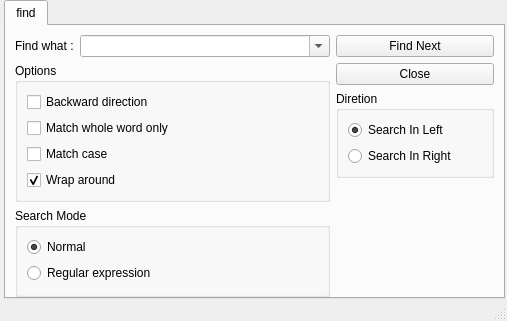
<?xml version="1.0" encoding="UTF-8"?>
<ui version="4.0">
 <class>FindCmpWin</class>
 <widget class="QMainWindow" name="FindCmpWin">
  <property name="geometry">
   <rect>
    <x>0</x>
    <y>0</y>
    <width>507</width>
    <height>279</height>
   </rect>
  </property>
  <property name="maximumSize">
   <size>
    <width>610</width>
    <height>360</height>
   </size>
  </property>
  <property name="windowTitle">
   <string>Find text window</string>
  </property>
  <property name="windowIcon">
   <iconset resource="RealCompare.qrc">
    <normaloff>:/Resources/img/main.png</normaloff>:/Resources/img/main.png</iconset>
  </property>
  <widget class="QWidget" name="centralwidget">
   <layout class="QGridLayout" name="gridLayout_2">
    <property name="leftMargin">
     <number>4</number>
    </property>
    <property name="topMargin">
     <number>0</number>
    </property>
    <property name="rightMargin">
     <number>2</number>
    </property>
    <property name="bottomMargin">
     <number>0</number>
    </property>
    <property name="spacing">
     <number>1</number>
    </property>
    <item row="0" column="0">
     <widget class="QTabWidget" name="findinfilesTab">
      <property name="currentIndex">
       <number>0</number>
      </property>
      <widget class="QWidget" name="tab_find">
       <attribute name="title">
        <string>find</string>
       </attribute>
       <layout class="QHBoxLayout" name="horizontalLayout_3">
        <property name="bottomMargin">
         <number>0</number>
        </property>
        <item>
         <layout class="QVBoxLayout" name="verticalLayout_3">
          <item>
           <layout class="QHBoxLayout" name="horizontalLayout">
            <item>
             <widget class="QLabel" name="label">
              <property name="text">
               <string>Find what :</string>
              </property>
             </widget>
            </item>
            <item>
             <widget class="QComboBox" name="findComboBox">
              <property name="minimumSize">
               <size>
                <width>250</width>
                <height>0</height>
               </size>
              </property>
              <property name="editable">
               <bool>true</bool>
              </property>
              <property name="maxCount">
               <number>512</number>
              </property>
             </widget>
            </item>
           </layout>
          </item>
          <item>
           <widget class="QGroupBox" name="groupBox_2">
            <property name="title">
             <string>Options</string>
            </property>
            <layout class="QVBoxLayout" name="verticalLayout_2">
             <item>
              <widget class="QCheckBox" name="findBackwardBox">
               <property name="text">
                <string>Backward direction</string>
               </property>
              </widget>
             </item>
             <item>
              <widget class="QCheckBox" name="findMatchWholeBox">
               <property name="text">
                <string>Match whole word only</string>
               </property>
              </widget>
             </item>
             <item>
              <widget class="QCheckBox" name="findMatchCaseBox">
               <property name="text">
                <string>Match case</string>
               </property>
              </widget>
             </item>
             <item>
              <widget class="QCheckBox" name="findWrapBox">
               <property name="text">
                <string>Wrap around</string>
               </property>
               <property name="checked">
                <bool>true</bool>
               </property>
              </widget>
             </item>
            </layout>
           </widget>
          </item>
          <item>
           <widget class="QGroupBox" name="groupBox">
            <property name="title">
             <string>Search Mode</string>
            </property>
            <layout class="QGridLayout" name="gridLayout">
             <item row="1" column="0">
              <layout class="QHBoxLayout" name="horizontalLayout_2">
               <item>
                <widget class="QRadioButton" name="findModeRegularBt">
                 <property name="text">
                  <string>Regular expression</string>
                 </property>
                </widget>
               </item>
              </layout>
             </item>
             <item row="0" column="0">
              <widget class="QRadioButton" name="findModeNormalBt">
               <property name="text">
                <string>Normal</string>
               </property>
               <property name="checked">
                <bool>true</bool>
               </property>
              </widget>
             </item>
            </layout>
           </widget>
          </item>
         </layout>
        </item>
        <item>
         <layout class="QVBoxLayout" name="verticalLayout_4">
          <item>
           <widget class="QPushButton" name="findTextNext">
            <property name="text">
             <string>Find Next</string>
            </property>
           </widget>
          </item>
          <item>
           <widget class="QPushButton" name="findCloseBt">
            <property name="sizePolicy">
             <sizepolicy hsizetype="Preferred" vsizetype="Fixed">
              <horstretch>0</horstretch>
              <verstretch>0</verstretch>
             </sizepolicy>
            </property>
            <property name="text">
             <string>Close</string>
            </property>
           </widget>
          </item>
          <item>
           <widget class="QGroupBox" name="groupBox_3">
            <property name="title">
             <string>Diretion</string>
            </property>
            <layout class="QVBoxLayout" name="verticalLayout">
             <item>
              <widget class="QRadioButton" name="leftSearch">
               <property name="text">
                <string>Search In Left</string>
               </property>
               <property name="checked">
                <bool>true</bool>
               </property>
              </widget>
             </item>
             <item>
              <widget class="QRadioButton" name="rightSearch">
               <property name="text">
                <string>Search In Right</string>
               </property>
              </widget>
             </item>
            </layout>
           </widget>
          </item>
          <item>
           <spacer name="verticalSpacer">
            <property name="orientation">
             <enum>Qt::Vertical</enum>
            </property>
            <property name="sizeHint" stdset="0">
             <size>
              <width>20</width>
              <height>40</height>
             </size>
            </property>
           </spacer>
          </item>
         </layout>
        </item>
       </layout>
      </widget>
     </widget>
    </item>
   </layout>
  </widget>
  <widget class="QStatusBar" name="statusbar"/>
 </widget>
 <resources>
  <include location="RealCompare.qrc"/>
 </resources>
 <connections>
  <connection>
   <sender>findTextNext</sender>
   <signal>clicked()</signal>
   <receiver>FindCmpWin</receiver>
   <slot>slot_findNext()</slot>
   <hints>
    <hint type="sourcelabel">
     <x>457</x>
     <y>51</y>
    </hint>
    <hint type="destinationlabel">
     <x>422</x>
     <y>329</y>
    </hint>
   </hints>
  </connection>
  <connection>
   <sender>findCloseBt</sender>
   <signal>clicked()</signal>
   <receiver>FindCmpWin</receiver>
   <slot>close()</slot>
   <hints>
    <hint type="sourcelabel">
     <x>407</x>
     <y>161</y>
    </hint>
    <hint type="destinationlabel">
     <x>169</x>
     <y>327</y>
    </hint>
   </hints>
  </connection>
 </connections>
 <slots>
  <slot>slot_findNext()</slot>
  <slot>slot_findCount()</slot>
  <slot>slot_findAllInCurDoc()</slot>
  <slot>slot_findAllInOpenDoc()</slot>
  <slot>slot_replace()</slot>
  <slot>slot_replaceFindNext()</slot>
  <slot>slot_replaceAll()</slot>
  <slot>slot_replaceAllInOpenDoc()</slot>
 </slots>
</ui>
